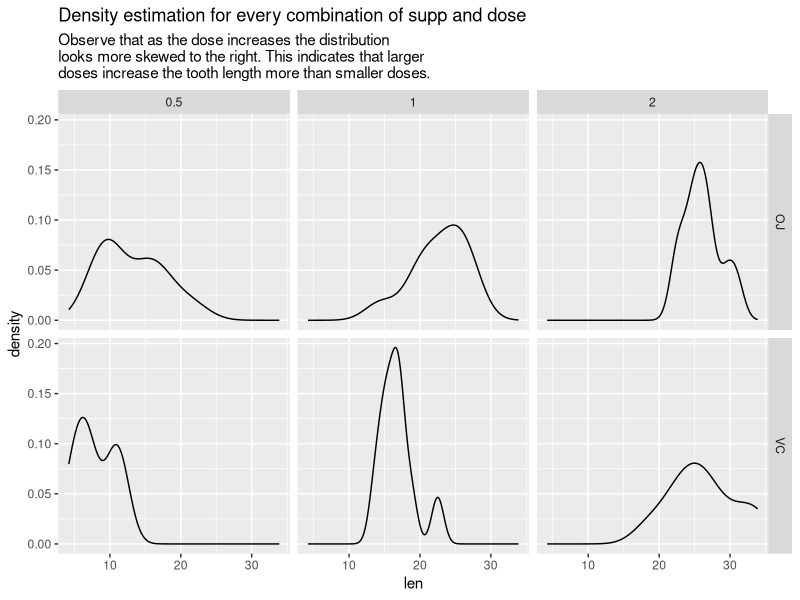
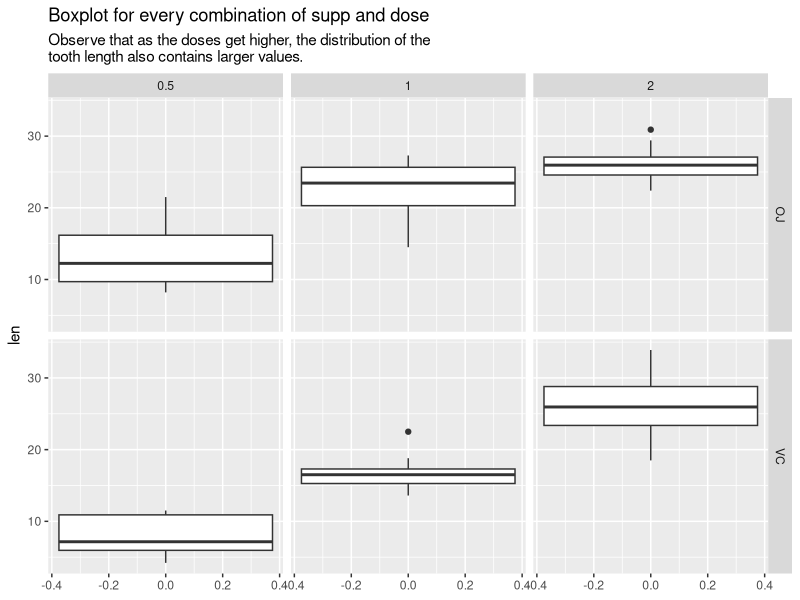

These figures' R source, in order:
## ---- chunk 1
# load required libraries
library(ggplot2)
library(stringr)
library(tidyverse)
library(knitr)
## ---- chunk 2
library(datasets)
# convert df to tibble for tidyverse compatibility
tooth = tibble(ToothGrowth)
# convert dose column to factor
tooth$dose = parse_factor(as.character(tooth$dose))
## ---- chunk 3
glimpse(tooth) # print the first few values
## ---- chunk 4
summary(tooth) # calcuate some statistics for each variable
## ---- chunk 5
count(tooth, supp, dose) # group by supp and dose, then count their observations
## ---- chunk 6
# histogram by supp and dose
ggplot(data=tooth, aes(x=len)) +
    geom_density() +
    facet_grid(supp ~ dose) +
    labs(title = 'Density estimation for every combination of supp and dose',
         subtitle = 'Observe that as the dose increases the distribution
looks more skewed to the right. This indicates that larger
doses increase the tooth length more than smaller doses.')

# boxplot by supp and dose
ggplot(data=tooth, aes(y=len)) +
    geom_boxplot() +
    facet_grid(supp ~ dose) +
    labs(title = 'Boxplot for every combination of supp and dose',
         subtitle = 'Observe that as the doses get higher, the distribution of the
tooth length also contains larger values.')

# mean and var by supp
tooth %>% 
  group_by(supp) %>% 
  summarize(mean=mean(len),var=var(len))

# mean and var by dose
tooth %>% 
  group_by(dose) %>% 
  summarize(mean=mean(len),var=var(len))

# mean and var for every combination of supp and dose
tooth %>% 
    group_by(supp,dose) %>% 
    summarize(mean=mean(len),var=var(len))
## ---- chunk 7
# select len column for every supplement type
toothoj = tooth %>% filter(supp == 'OJ') %>% select(len)
toothvc = tooth %>% filter(supp == 'VC') %>% select(len)
## ---- chunk 8
t.test(toothoj, toothvc, alternative = 'two.sided')
## ---- chunk 9
t.test(toothoj, toothvc, alternative = 'greater')
## ---- chunk 10
# get all the observations that have doses 1 or 2
doses12 = tooth %>% filter(dose %in% c(1,2)) %>% select(len, dose)
y = doses12$len # get only len variable
dose = doses12$dose # get only dose variable 
# function to calcuate differnece in means
testStat = function(y,d) mean(y[d==2]) - mean(y[d==1])
observedStat = testStat(y,dose)
# sample dose labels and calculate testStat 10000 times.
permutations = sapply(1:10000, function(i) testStat(y, sample(dose)))
observedStat
## ---- chunk 11
# number of permutations that are more extreme than the observed stat
mean(permutations > observedStat)
## ---- chunk 12
doses51 = tooth %>% filter(dose %in% c(.5,1)) %>% select(len, dose)
y = doses51$len
dose = doses51$dose
testStat = function(y,d) mean(y[d==1]) - mean(y[d==.5])
observedStat = testStat(y,dose)
permutations = sapply(1:10000, function(i) testStat(y, sample(dose)))
observedStat
## ---- chunk 13
mean(permutations > observedStat)
